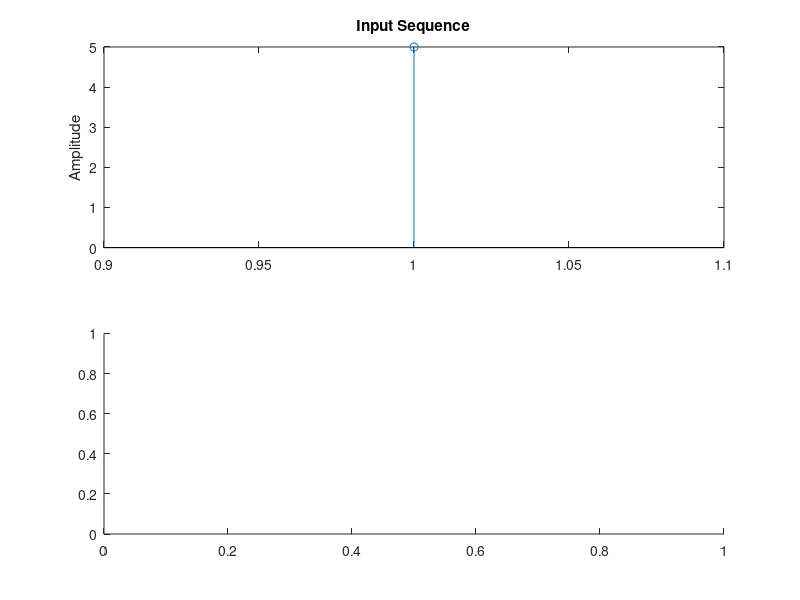

Write MATLAB code to recreate this figure. (Note: this script raises an error after producing the figure.)
clc;
clear all;
close all;

x = input('Enter sequence: ');
subplot(2,1,1);
stem(x);
ylabel('Amplitude');
title('Input Sequence');

subplot(2,1,2);
y = xcorr(x,x);
stem(y);
ylabel('Amplitude');
title('Auto correlation of the Sequence');

disp("Auto correlation: ");
disp(y);
